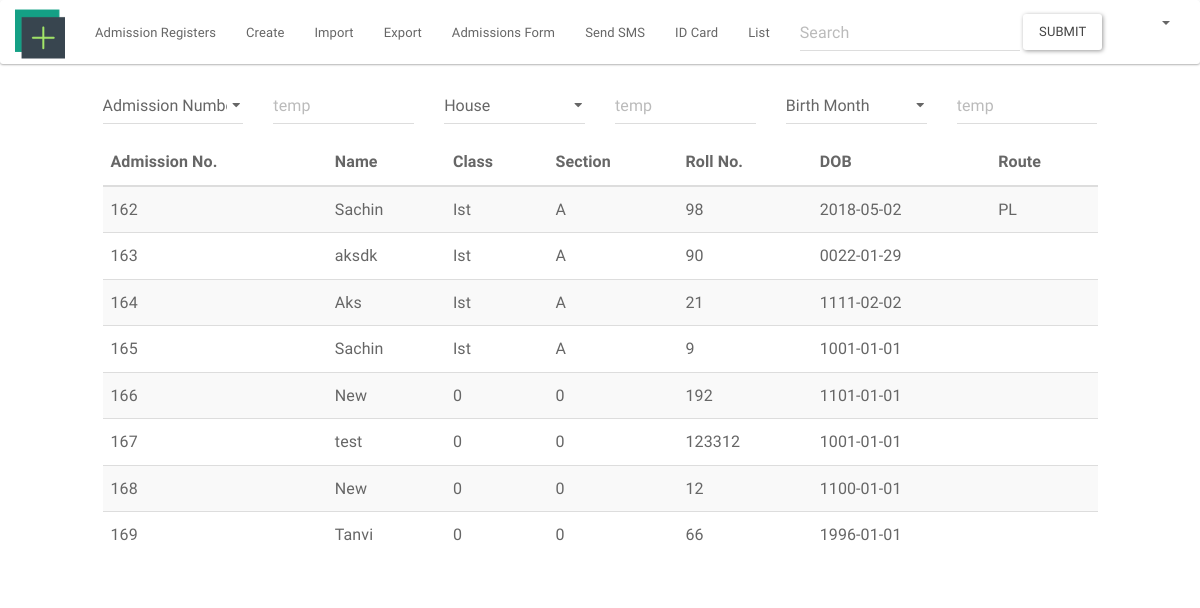
/index.php/admissions, run on the app's committed database.
### tables this page shows
CREATE TABLE `student` (
  `student_id` int(5) NOT NULL,
  `student_first_name` varchar(20) NOT NULL,
  `student_middle_name` varchar(20) NOT NULL,
  `student_last_name` varchar(20) NOT NULL,
  `student_class` varchar(10) NOT NULL,
  `student_section` varchar(5) NOT NULL,
  `student_roll_no` int(2) NOT NULL,
  `route` varchar(20) DEFAULT NULL,
  `caste` varchar(10) NOT NULL,
  `category` varchar(10) NOT NULL,
  `house` varchar(10) NOT NULL,
  `student_photo` int(11) DEFAULT NULL,
  `admission_no` int(5) NOT NULL,
  `gender` varchar(5) NOT NULL,
  `student_dob` date NOT NULL
);

### application/controllers/admissions.php (called while the page is built, shortened)
<?php
class Admissions extends MY_Controller
{
    public function __construct()
    {
        $this->load->model('get_header_info', 'ghi');
        $username = $this->ghi->get_admin();
        $this->load->view('private/admissions/header_admission', ['username' => $username]);
        $this->load->view('private/admissions/footer_admission');
    }
    public function index()
    {
        $this->load->model('student_model', 'sm');
        $stu_list = $this->sm->student_list();
        $this->load->view('private/admissions/admission_view', ['stu_det' => $stu_list]);
    }
}

### index.php (called while the page is built, shortened)
<?php
require_once BASEPATH.'core/CodeIgniter.php';

### application/models/student_model.php (called while the page is built, shortened)
<?php
class Student_model extends MY_Model {
    public function student_list(){
        $query = $this->db->get('student');
        $res = $query->result();
        return $res;
    }
}

### application/views/private/admissions/admission_view.php (the view)
<div class="row">
    <div class="col-lg-1">
    </div>
    <div class="col-lg-10">
        <?php echo form_open('admissions', ['class' => 'form-horizontal']); ?>
        <div class="form-group">
            <div class="col-lg-2">
                <?php $options = [
                    'admno' => 'Admission Number',
                    'student_first_name' => 'Student First Name',
                    'fathers_first_name' => 'Father\'s Name',
                ];
                $attribute_class = [
                    'class' => 'form-control',
                    'id' => 'select',
                ];
                echo form_dropdown('category', $options, 'admno', $attribute_class); ?>
            </div>
            <div class="col-lg-2">
                <?php echo form_input(['name' => 'temp', 'class' => 'form-control',
                    'placeholder' => 'temp',
                    'value' => set_value('temp')]); ?>
            </div>
            <div class="col-lg-2">
                <?php $options = [
                    'admno' => 'House',
                    'student_first_name' => 'Student First Name',
                    'fathers_first_name' => 'Father \'s Name',
                ];
                $attribute_class = [
                    'class' => 'form-control',
                    'id' => 'select',
                ];
                echo form_dropdown('category', $options, 'admno', $attribute_class); ?>
            </div>
            <div class="col-lg-2">
                <?php echo form_input(['name' => 'temp', 'class' => 'form-control',
                    'placeholder' => 'temp',
                    'value' => set_value('temp')]); ?>
            </div>
            <div class="col-lg-2">
                <?php $options = [
                    'admno' => 'Birth Month',
                    'student_first_name' => 'Student First Name',
                    'fathers_first_name' => 'Father \'s Name',
                ];
                $attribute_class = [
                    'class' => 'form-control',
                    'id' => 'select',
                ];
                echo form_dropdown('category', $options, 'admno', $attribute_class); ?>
            </div>
            <div class="col-lg-2">
                <?php echo form_input(['name' => 'temp', 'class' => 'form-control',
                    'placeholder' => 'temp',
                    'value' => set_value('temp')]); ?>
            </div>
        </div>
    </div>
    <div class="col-lg-1">
    </div>
</div>
<div class="row">
    <div class="col-lg-1"></div>
    <div class="col-lg-10">
        <table class="table table-striped table-hover ">
            <thead>
            <tr>
                <th>Admission No.</th>
                <th>Name</th>
                <th>Class</th>
                <th>Section</th>
                <th>Roll No.</th>
                <th>DOB</th>
                <th>Route</th>
            </tr>
            </thead>
            <tbody>
            <?php if (count($stu_det)): ?>
                <?php foreach ($stu_det as $student_det): ?>
                    <tr>
                        <td><?php echo $student_det->student_id ?></td>
                        <td><?php echo $student_det->student_first_name ?></td>
                        <td><?php echo $student_det->student_class ?></td>
                        <td><?php echo $student_det->student_section ?></td>
                        <td><?php echo $student_det->student_roll_no ?></td>
                        <td><?php echo $student_det->student_dob ?></td>
                        <td><?php echo $student_det->route ?></td>
                    </tr>
                <?php endforeach; ?>
            <?php else: ?>
                <tr>
                    <td>No Records Found</td>
                </tr>
            <?php endif; ?>
            </tbody>
        </table>
    </div>
    <div class="col-lg-1"></div>
</div>

### data on the page
student: student_id "162", student_first_name "Sachin", student_class "Ist", student_section "A", student_roll_no "98", student_dob "2018-05-02", route "PL"
student: student_id "163", student_first_name "aksdk", student_class "Ist", student_section "A", student_roll_no "90", student_dob "0022-01-29"
student: student_id "164", student_first_name "Aks", student_class "Ist", student_section "A", student_roll_no "21", student_dob "1111-02-02"
student: student_id "165", student_first_name "Sachin", student_class "Ist", student_section "A", student_roll_no "9", student_dob "1001-01-01"
student: student_id "166", student_first_name "New", student_class "0", student_section "0", student_roll_no "192", student_dob "1101-01-01"
student: student_id "167", student_first_name "test", student_class "0", student_section "0", student_roll_no "123312", student_dob "1001-01-01"
student: student_id "168", student_first_name "New", student_class "0", student_section "0", student_roll_no "12", student_dob "1100-01-01"
student: student_id "169", student_first_name "Tanvi", student_class "0", student_section "0", student_roll_no "66", student_dob "1996-01-01"
